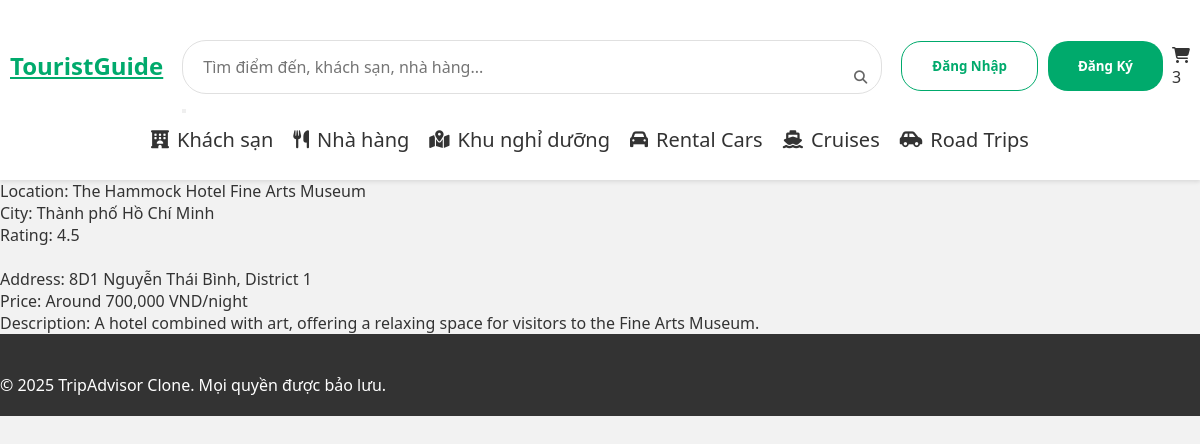
Before: /AC001 with the older database file.
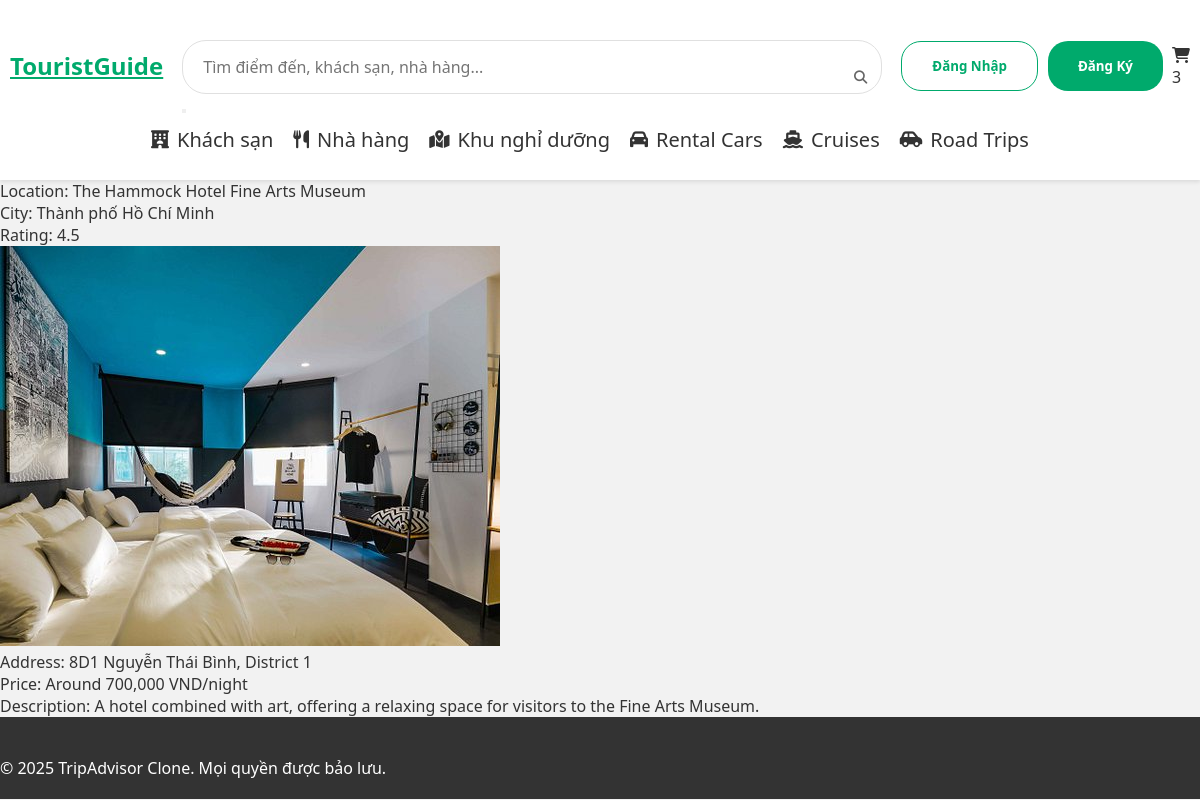
After: the same page with the newer database file.
### location/models.py (models this page shows, shortened)
class Location(models.Model):
    loc = models.ForeignKey(Location_List, on_delete = models.CASCADE, null = True, blank = True)
    code = models.CharField(max_length=10, unique=False)
    location = models.CharField(max_length = 64)
    city = models.CharField(max_length = 30)
    type = models.CharField(max_length = 10)
    rating = models.FloatField(default = 5)
    open_hours = models.CharField(max_length=128, blank=True)
    ticket_info = models.CharField(max_length = 30, default = "")
    address = models.CharField(max_length = 32, default = "")
    image_path = models.CharField(max_length=255, default='static/img/dinh-doc-lap.jpg')
    description = models.TextField(default="")
    coordinate = models.CharField(max_length = 40, default = "")

### location/views.py (the view)
# urls.py: path('<str:location_code>',views.location_display, name='display_location'),
def location_display(request, location_code):
    look_up = Location.objects.get(code=location_code)
    return render(request, "display_location/display.html", {
        "code": look_up.code,
        "location_name": look_up.location,
        "city": look_up.city,
        "type": look_up.type,
        "open_hours": look_up.open_hours,
        "rating": look_up.rating,
        "ticket_info": look_up.ticket_info,
        "address": look_up.address,
        "image_path": look_up.image_path,
        "description": look_up.description,
        "coordinate": look_up.coordinate
    })

### location/templates/display_location/display.html (shortened to what this page needs)
{% extends "layout/layout.html" %}
{% load static %}
{% block body %}
    <ul>
        <li>Location: {{ location_name }}</li>
        <li>City: {{ city }}</li>
        <li>Rating: {{ rating }}</li>
        <img src="/{{ image_path }}" alt="{{ location.name }}">
        <li>Address: {{ address }}</li>
        <li>Price: {{ ticket_info }}</li>
        <li>Description: {{ description }}</li>
    </ul>
{% endblock %}

### location/templates/layout/layout.html (shortened to what this page needs)
{% load static %}
<!DOCTYPE html>
<html lang="en-US" lang="vi">
    <head>
        <link rel="stylesheet" href="{% static 'css/layout.css' %}">
        <link rel="stylesheet" href="https://cdnjs.cloudflare.com/ajax/libs/font-awesome/6.5.0/css/all.min.css">
    </head>
    <body>
        <header>
            <div class="header-container">
                <div class="logo">
                    <a href="https://github.com/howardVoxcan/Tourist_Guide">TouristGuide</a>
                </div>
                <div class="search-bar">
                    <input type="text" placeholder="Tìm điểm đến, khách sạn, nhà hàng...">
                    <button><i class="fas fa-search search-icon"></i></button>
                </div>
                <div class="nav-buttons">
                    <button class="nav-button secondary">Đăng Nhập</button>
                    <button class="nav-button primary">Đăng Ký</button>
                </div>
                <div class="cart-container">
                    <i class="fas fa-shopping-cart cart-icon"></i>
                    <div class="cart-count">3</div>
                </div>
            </div>
            <ul class="nav-tabs">
                <li><a href="#"><i class="fas fa-hotel"></i>Khách sạn</a></li>
                <li><a href="#"><i class="fas fa-utensils"></i>Nhà hàng</a></li>
                <li><a href="#"><i class="fas fa-map-marked-alt"></i>Khu nghỉ dưỡng</a></li>
                <li><a href="#"><i class="fas fa-car"></i> Rental Cars</a></li>
                <li><a href="#"><i class="fas fa-ship"></i> Cruises</a></li>
                <li><a href="#"><i class="fas fa-car-side"></i> Road Trips</a></li>
            </ul>
        </header>
        {% block body %}
        {% endblock %}
        <footer>
            <p>&copy; 2025 TripAdvisor Clone. Mọi quyền được bảo lưu.</p>
        </footer>
    </body>
</html>

### location/static/css/layout.css (style rules this page uses)
* { margin: 0; padding: 0; box-sizing: border-box; font-family: 'Segoe UI', Tahoma, Geneva, Verdana, sans-serif; }
html, body { width: 100%; height: 100%; overflow-x: hidden; }
body { background-color: #f2f2f2; color: #333; min-height: 100vh; }
header { background-color: white; padding: 15px 0; box-shadow: 0 2px 4px rgba(0, 0, 0, 0.1); position: sticky; top: 0; z-index: 100; width: 100%; }
.header-container { max-width: 1200px; margin: 0 auto; display: flex; justify-content: space-between; align-items: center; padding: 0 10px; flex-wrap: nowrap; }
.logo a { color: #00aa6c; font-size: 24px; font-weight: bold; display: flex; align-items: left; flex-shrink: 0; white-space: nowrap; margin-right: 10px; cursor: pointer; }
.search-bar { flex: 1; max-width: 700px; margin-top: 25px; position: relative; align-items: center; }
.search-bar input { width: 100%; padding: 15px 20px; border: 1px solid #e0e0e0; border-radius: 24px; font-size: 16px; outline: none; }
.search-icon { position: absolute; right: 15px; top: 50%; transform: translateY(-50%); color: #666; }
.nav-buttons { display: flex; align-items: right; flex-wrap: wrap; }
.nav-button { padding: 15px 30px; margin-left: 10px; border: none; border-radius: 20px; font-weight: bold; cursor: pointer; background-color: white; white-space: nowrap; }
.nav-button.primary { background-color: #00aa6c; color: white; }
.nav-button.secondary { border: 1px solid #00aa6c; color: #00aa6c; }
.nav-tabs { display: flex; flex: 1; list-style: none; justify-content: center; }
.nav-tabs li { margin-right: 20px; white-space: nowrap; font-size: 20px; }
.nav-tabs a { display: flex; align-items: center; color: #333; text-decoration: none; font-weight: 500; padding: 10px 0; border-bottom: 2px solid transparent; }
.nav-tabs i { margin-right: 8px; font-size: 18px; }
footer { background-color: #333; color: white; padding: 40px 0 20px; }

Changed rows visible on the page:
changed Location "The Hammock Hotel Fine Arts Museum": image_path: picture added
